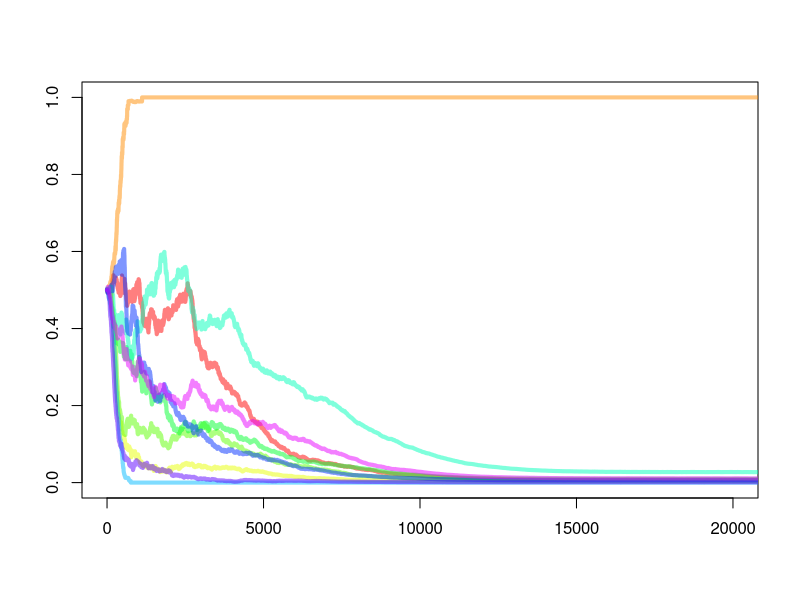

Generate this figure with R:
#S10 Text. An R script used to generate Fig. 6C.
#R script for Fig. 6C.
#Seed value is set in order to link the simulation results of this simulation and a simulation for Fig. 6A and 6B. 

set.seed(3)

par(mfrow=c(1,1))
plot(0,0,type="n",ylim=c(0,1),xlim=c(0,20000),xlab="",ylab="")

for (c in 1:10){

# parameter settings
E <- 5*10^3
R <- 3*10^4
p <- 3*10^-10
d <- 1*10^-2
rep <- c(0.5,1)

# initial settings
table <- matrix(rep(0,6),nrow=2)
table[,1] <- c(1,2)	# ID
table[,2] <- c(E/2,E/2)	# number of genomic RNA 
table[,3] <- c(0,0)	# number of RC
RCO <- R
nsum <- E
t <- 0

# graphics settings
nresult <- matrix(rep(NA,400000),nrow=4)
rresult <- matrix(rep(NA,400000),nrow=4)
colorn <- c("green","magenta")

# main body of simulation
while (RCO > 0) {
if (nsum == 0) break

## showing graphics by every 100 unit time
if (t%%1 == 0){

t1 <- t+1
nresult[1,t1] <- t
nresult[2,t1] <- table[1,2]
nresult[3,t1] <- table[2,2]
if(table[1,2]+table[2,2]>0){
nresult[4,t1] <- table[1,2]/(table[1,2]+table[2,2])
}else{
nresult[4,t1] <- NA
}


rresult[1,t1] <- t
rresult[2,t1] <- table[1,3]
rresult[3,t1] <- table[2,3]
if(table[1,3]+table[2,3]>0){
rresult[4,t1] <- table[1,3]/(table[1,3]+table[2,3])
}else{
rresult[4,t1] <- NA
}



}else{
}

## genomic RNA degradation and synthesis
D <- NULL
G <- NULL
for (j in 1:2) {
D[j] <- rbinom(1,table[j,2],d)
G[j] <- rbinom(1,table[j,3],rep[j])
table[j,2] <- table[j,2]-D[j]+G[j]
}

nsum <- sum(table[,2])

## RC formation
if (nsum >0) {
irc <- rbinom(1,RCO,min(c(1,nsum*p)))
RCO <- RCO-irc
ircy <- rbinom(1,irc,table[1,2]/nsum)
ircc <- irc-ircy
table[1,3] <- table[1,3]+ircy
table[2,3] <- table[2,3]+ircc
} else {
}


t <- t+1

}

points(nresult[1,],nresult[4,],type="l",lwd="4",col=rainbow(11,start=(c-1)/11,alpha=0.5))


}

